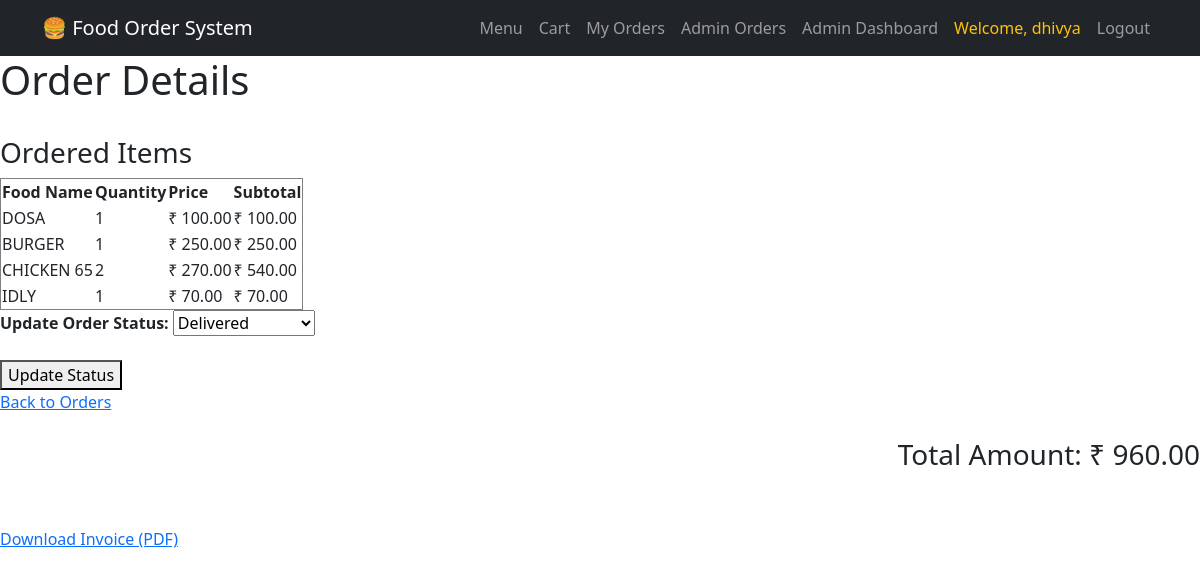
The page /menu/order/35/ (signed in) on the database its author committed.
### menu/models.py (models this page shows, shortened)
class OrderItem(models.Model):
    order = models.ForeignKey(
        Order,
        on_delete=models.CASCADE
    )
    food = models.ForeignKey(
        FoodItem,
        on_delete=models.CASCADE
    )
    quantity = models.IntegerField()
    price = models.DecimalField(
        max_digits=10,
        decimal_places=2
    )
    @property
    def subtotal(self):
        return self.quantity * self.price

class FoodItem(models.Model):
    name = models.CharField(
        max_length=100
    )
    description = models.TextField()
    price = models.DecimalField(
        max_digits=10,
        decimal_places=2
    )
    available = models.BooleanField(
        default=True
    )
    image = models.ImageField(upload_to="food_images/",blank=True,null=True)

class Order(models.Model):
    STATUS_CHOICES = [
        ("Pending", "Pending"),
        ("Preparing", "Preparing"),
        ("Out for Delivery", "Out for Delivery"),
        ("Delivered", "Delivered"),
        ("Cancelled", "Cancelled"),
    ]
    user = models.ForeignKey(
        User,
        on_delete=models.CASCADE
    )
    total_price = models.DecimalField(
        max_digits=10,
        decimal_places=2
    )
    payment_method = models.CharField(
        max_length=50
    )
    status = models.CharField(
        max_length=20,
        choices=STATUS_CHOICES,
        default="Pending"
    )
    created_at = models.DateTimeField(
        auto_now_add=True
    )

### menu/views.py (the view, shortened to what this page needs)
# urls.py: path('order/<int:order_id>/',views.order_detail,name='order_detail'),
def order_detail(request, order_id):
    if not request.user.is_authenticated:
        return redirect("login")
    order = get_object_or_404(
        Order,
        id=order_id
    )
    order_items = OrderItem.objects.filter(
        order=order
    )
    total_amount = 0
    for item in order_items:
        total_amount += item.price * item.quantity
    return render(
        request,
        "menu/order_detail.html",
        {
            "order": order,
            "order_items": order_items,
            "total_amount": total_amount,
        }
    )

### menu/templates/menu/order_detail.html (shortened to what this page needs)
<!DOCTYPE html>
<html>
<head>
    <link href="https://cdn.jsdelivr.net/npm/bootstrap@5.3.0/dist/css/bootstrap.min.css"
      rel="stylesheet">
</head>
<body>
{% include "menu/navbar.html" %}
<h1>Order Details</h1>
<br>
<h3>Ordered Items</h3>
<table border="1">
<tr>
    <th>Food Name</th>
    <th>Quantity</th>
    <th>Price</th>
    <th>Subtotal</th>
</tr>
{% for item in order_items %}
<tr>
<td>
{{ item.food.name }}
</td>
<td>
{{ item.quantity }}
</td>
<td>
₹ {{ item.price }}
</td>
<td>
₹ {{ item.subtotal }}
</td>
</tr>
{% empty %}
<tr>
<td colspan="4">
No items found for this order
</td>
</tr>
{% endfor %}
</table>
<form method="POST">
    <label><strong>Update Order Status:</strong></label>
    <select name="status">
        <option value="Delivered"
            {% if order.status == "Delivered" %}selected{% endif %}>
            Delivered
        </option>
    </select>
    <br><br>
    <button type="submit">
        Update Status
    </button>
</form>
<a href="{% url 'order_history' %}">
    Back to Orders
</a>
<br><br>
<h3 style="text-align:right;">
    Total Amount: ₹ {{ total_amount }}
</h3>
<br><br>
<a href="{% url 'download_invoice' order.id %}">
    Download Invoice (PDF)
</a>
</body>
</html>

### menu/templates/menu/navbar.html (shortened to what this page needs)
<nav class="navbar navbar-expand-lg navbar-dark bg-dark">
<div class="container">
    <a class="navbar-brand"
       href="{% url 'menu' %}">
        🍔 Food Order System
    </a>
    <div class="collapse navbar-collapse"
         id="navbarNav">
        <ul class="navbar-nav ms-auto">
            <li class="nav-item">
                <a class="nav-link"
                   href="{% url 'menu' %}">
                    Menu
                </a>
            </li>
            <li class="nav-item">
                <a class="nav-link"
                   href="{% url 'cart' %}">
                    Cart
                </a>
            </li>
            <li class="nav-item">
                <a class="nav-link"
                   href="{% url 'order_history' %}">
                    My Orders
                </a>
            </li>
            {% if user.is_staff %}
            <li class="nav-item">
                <a class="nav-link"
                   href="{% url 'admin_orders' %}">
                    Admin Orders
                </a>
            </li>
            {% endif %}
            {% if user.is_staff %}
            <li class="nav-item">
                <a class="nav-link"
                   href="{% url 'admin_dashboard' %}">
                    Admin Dashboard
                </a>
            </li>
            {% endif %}
            {% if user.is_authenticated %}
            <li class="nav-item">
                <a class="nav-link text-warning">
                    Welcome, {{ user.username }}
                </a>
            </li>
            <li class="nav-item">
                <a class="nav-link"
                   href="{% url 'logout' %}">
                    Logout
                </a>
            </li>
            {% endif %}
        </ul>
    </div>
</div>
</nav>

### rows shown on the page
OrderItem: food.name "DOSA", quantity "1", price "100.00", subtotal "100.00"
OrderItem: food.name "BURGER", quantity "1", price "250.00", subtotal "250.00"
OrderItem: food.name "CHICKEN 65", quantity "2", price "270.00", subtotal "540.00"
OrderItem: food.name "IDLY", quantity "1", price "70.00", subtotal "70.00"
Order: status "Delivered"

### other values the page prints
{{ user.username }} "dhivya"
{{ total_amount }} "960.00"
